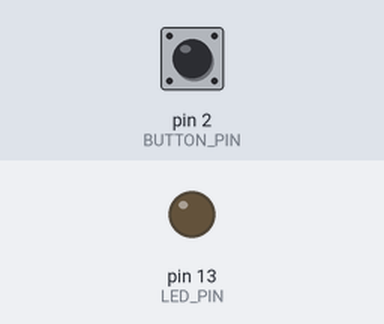
The sketch below on a simulated Arduino Uno, built with avr-gcc and run on an emulated ATmega328P. Shown: output pins drawn as LEDs (lit = HIGH). Inputs (shaded band) come from the test bench; at power-on: pin 2 (BUTTON_PIN) HIGH.

Above: at 1.2 s.
1.3 s: pin 2 (BUTTON_PIN) pulled LOW for 0.15 s
At 2.2 s:
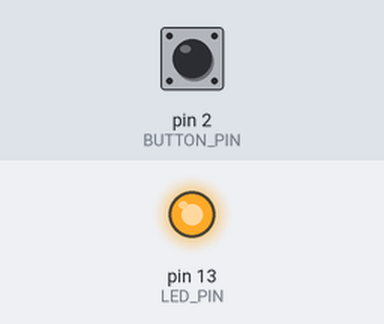
Timing chart, 0 to 10.4 s (numbered marks = the images above; inputs shaded):
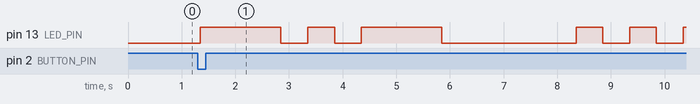

Measured:
- after the input at 1.3 s, pin 13 (LED_PIN): LOW → HIGH after 0.05 s, → LOW 1.5 s later, → HIGH 0.50 s later, → LOW 0.50 s later, … (11 changes in this stretch)

The sketch:

morsecode.ino
```cpp
#define LED_PIN 13
#define BUTTON_PIN 2

bool buttonPressed = false;
bool blinking = false;


const char* morseCode[] = {
    "-.-",  // K
    "....", // H
    "..-",  // U
    "...",  // S
    "....", // H
    ".."    // I
};


void dot() {
    digitalWrite(LED_PIN, HIGH);
    delay(500); //0.5
    digitalWrite(LED_PIN, LOW);
    delay(500);  //0.5
}


void dash() {
    digitalWrite(LED_PIN, HIGH);
    delay(1500);
    digitalWrite(LED_PIN, LOW);
    delay(500);
}


void blinkLetter(const char* letter) {
    while (*letter) {
        if (*letter == '.') dot();
        else if (*letter == '-') dash();
        letter++;
    }
    delay(2000); // (2 sec)
}


void blinkName() {
    for (int i = 0; i < 6; i++) {
        blinkLetter(morseCode[i]);
    }
    delay(3000);
}

void setup() {
    pinMode(LED_PIN, OUTPUT);
    pinMode(BUTTON_PIN, INPUT_PULLUP);  // keeps the button high when not pressed
}

void loop() {
    if (digitalRead(BUTTON_PIN) == LOW) {
        delay(50);       // filter out quick signals
        if (!buttonPressed) {
            buttonPressed = true;
            blinking = !blinking; // toggle

            if (blinking) {
                blinkName();
            }
        }
    } else {
        buttonPressed = false;
    }
}
```
